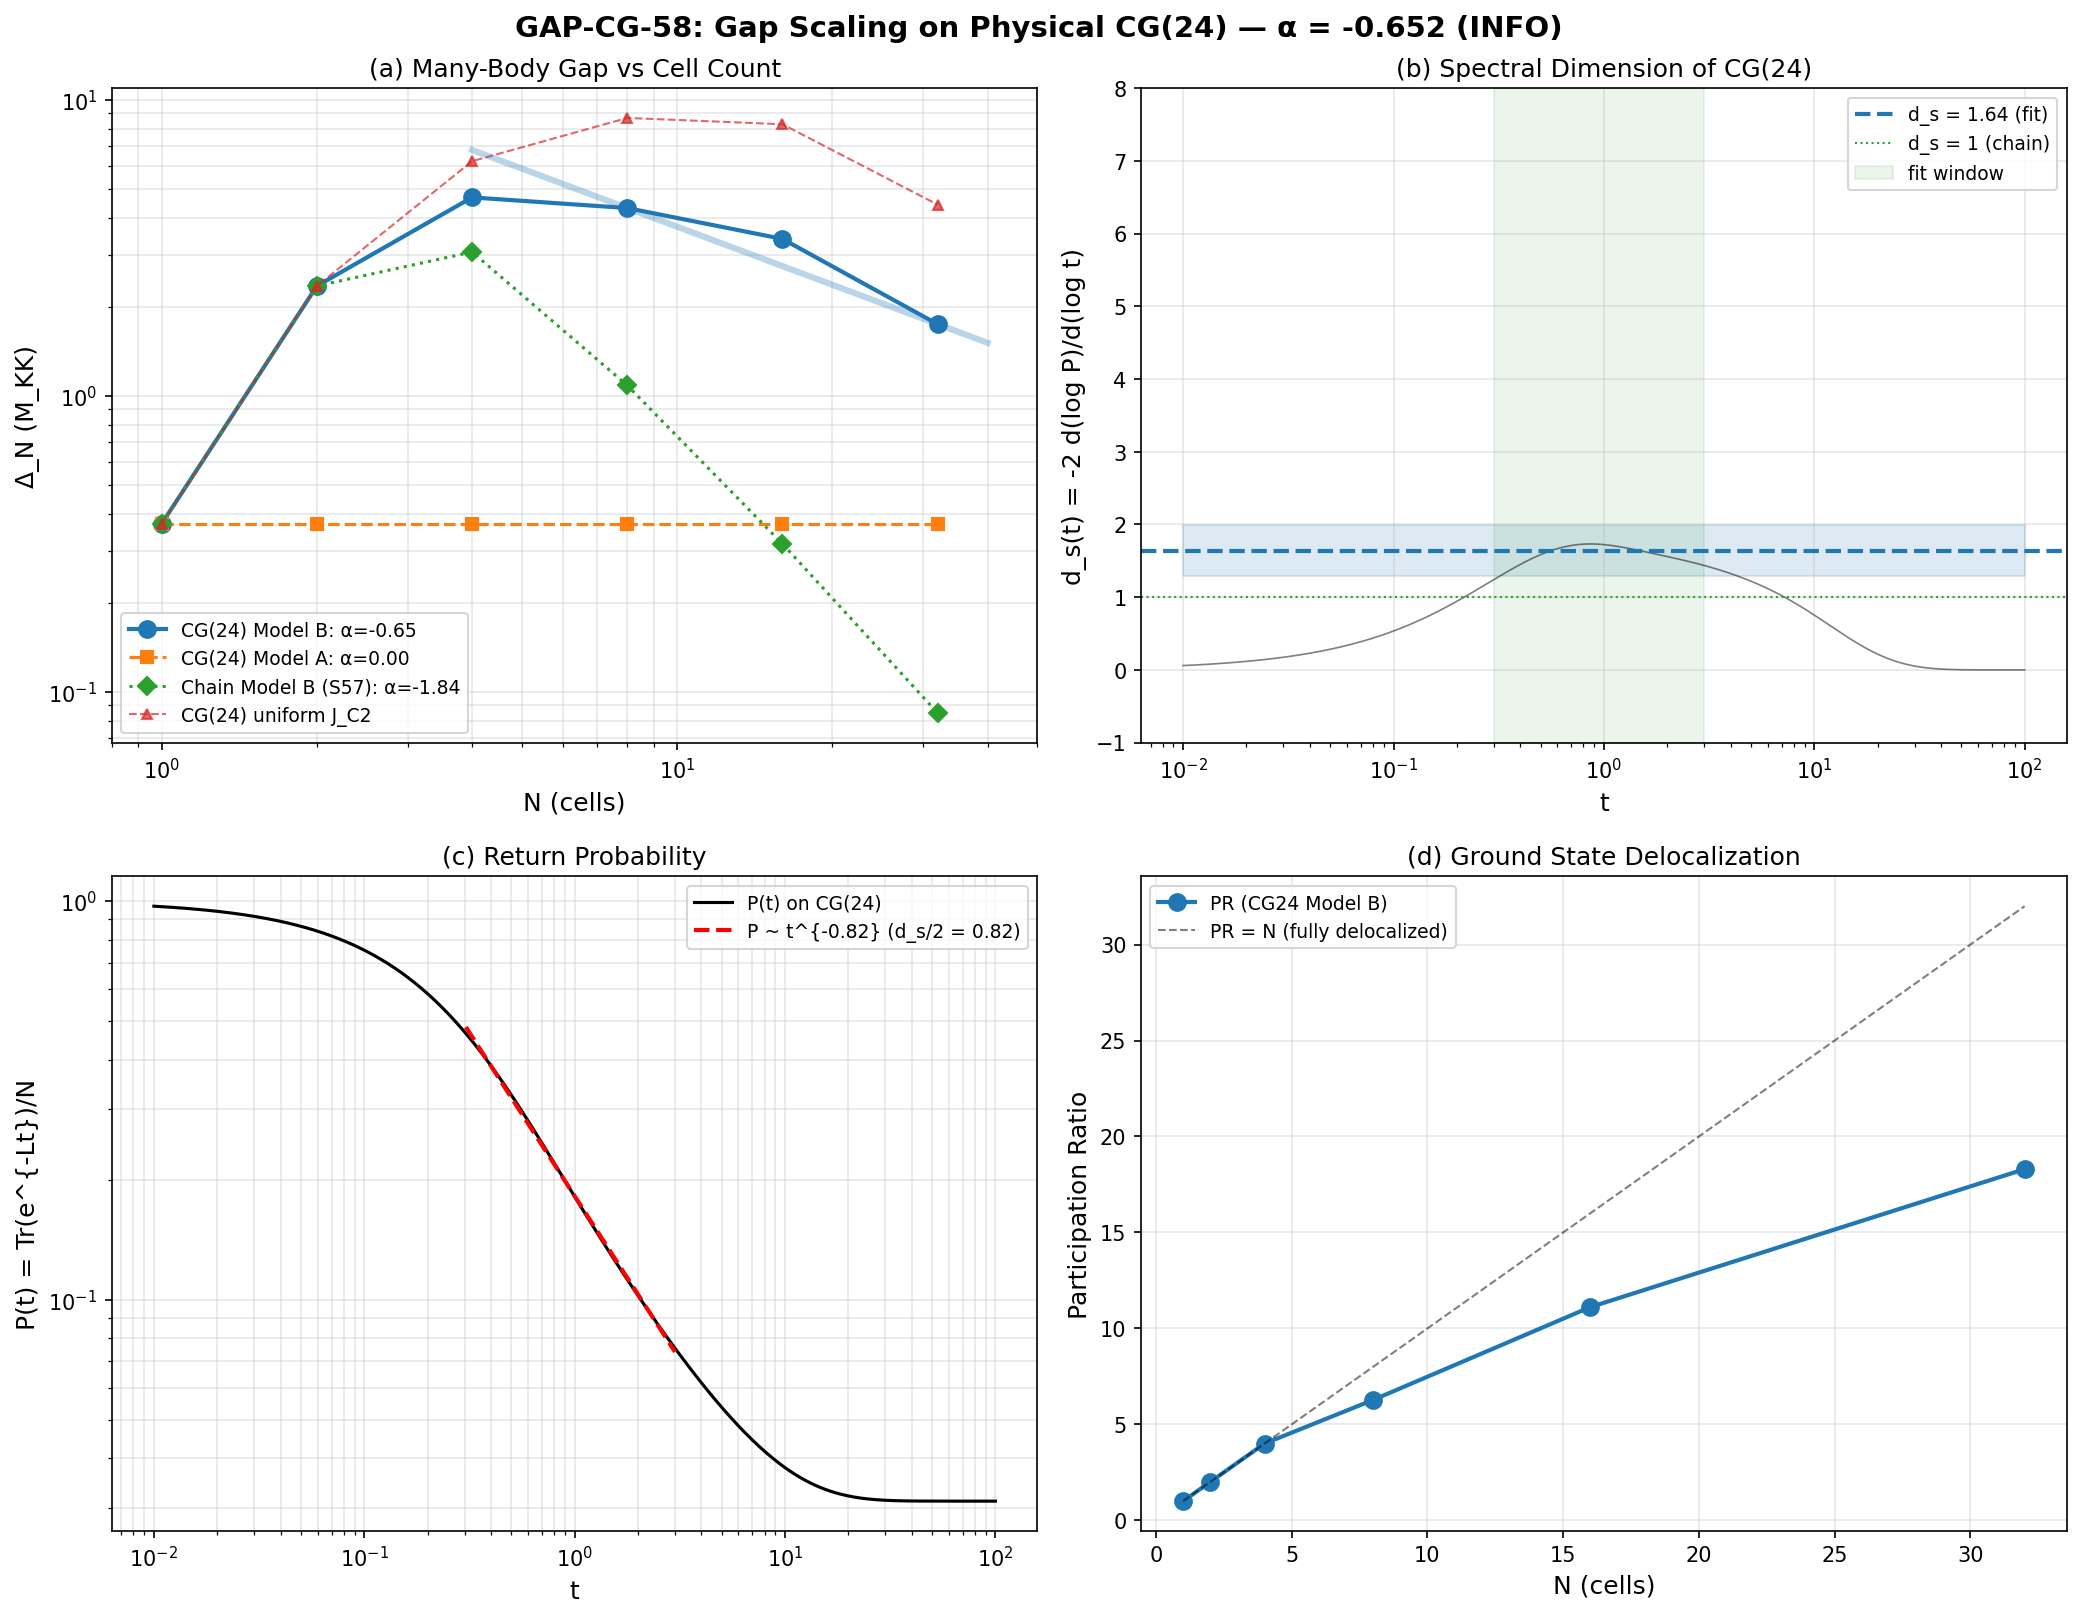

The script that saved this image:
#!/usr/bin/env python3
"""
s58_gap_cg.py — Many-Body Gap Scaling on the Physical CG(24) Cayley Graph
===========================================================================
Session 58, W2-1: GAP-CG-58

S57 found Delta_N ~ N^{-1.84} on a LINEAR CHAIN (degree 2, uniform J_C2).
This script tests whether the same exponent transfers to the physical
Cayley graph CG(24) of SU(3), which has:
  - 32 cells (irreps up to p+q <= 6)
  - 93 bonds (50 C2, 24 su2, 19 u1) with bond-type-dependent J
  - Non-uniform degree distribution (2 to 8, mean 5.8)
  - Diameter 6

METHOD:
  For N = 2, 4, 8, 16, 32 cells, grow connected BFS subgraphs from
  the (0,0) singlet. Construct the N-cell BCS Hamiltonian:

    H_N = sum_i H_cell(i) + sum_{<i,j>} (-J_{type}) * J_inter(i,j)

  TWO models:
    A) Diagonal Josephson: J_inter = delta_{kl} (same mode on neighbor cells)
    B) Full Josephson: J_inter = F_kl (normalized anomalous propagator)

  In both models, J_{type} is the bond-type-specific coupling:
    J_C2 = 0.9186, J_su2 = 0.0604, J_u1 = 0.0377 at the fold.
  This is the key difference from S57, which used uniform J_C2 for all bonds.

  Diagonalize with scipy.linalg.eigh (exact, dim <= 256).
  Extract Delta_N = E_1 - E_0. Fit Delta_N ~ N^alpha.

SPECTRAL DIMENSION:
  Compute d_s from pair return probability P(t) ~ t^{-d_s/2} on the
  CG(24) weighted Laplacian. Extract z from alpha = -z/d_s.

Gate: GAP-CG-58
  PASS: alpha in [-2.21, -1.47] (within 20% of chain -1.84)
  FAIL: alpha > 0
  INFO: alpha in [-2.5, -1.47] or [-1.47, 0]

Author: gen-physicist, Session 58
Date: 2026-03-23
"""

import numpy as np
from scipy.linalg import eigh
from scipy.sparse.csgraph import breadth_first_order, connected_components
from pathlib import Path
import sys
import time

sys.path.insert(0, str(Path(__file__).parent))
from canonical_constants import (
    tau_fold, E_cond, J_C2, J_su2, J_u1, N_dof_BCS,
    E_cond_ED_8mode, Delta_0_GL, M_max_thouless,
)

import matplotlib
matplotlib.use('Agg')
import matplotlib.pyplot as plt

data_dir = Path(__file__).parent
t_start = time.time()

N_MODES = 8  # BCS modes per cell (local)

print("=" * 78)
print("GAP-CG-58: Many-Body Gap Scaling on the Physical CG(24) Graph")
print("=" * 78)

# ============================================================================
# Section 1: Load Data
# ============================================================================

print("\n--- Section 1: Loading Data ---")

d_tb = np.load(data_dir / 's54_tb_hamiltonian.npz', allow_pickle=True)
tau_values = d_tb['tau_values']
eigenvalues = d_tb['eigenvalues']
adj_full = d_tb['adjacency'].astype(np.float64)  # 32x32 unweighted
adj_C2 = d_tb['adj_C2'].astype(np.float64)
adj_su2 = d_tb['adj_su2'].astype(np.float64)
adj_u1 = d_tb['adj_u1'].astype(np.float64)
J_C2_tau = d_tb['J_C2_tau']
J_su2_tau = d_tb['J_su2_tau']
J_u1_tau = d_tb['J_u1_tau']
cell_labels = d_tb['cell_labels']
cell_dims = d_tb['cell_dims']

d_ed = np.load(data_dir / 's54_ed_sweep.npz', allow_pickle=True)
V_bare_cont = d_ed['V_bare_cont']    # (8, 8) continuum pairing
E_sp_sweep = d_ed['E_sp_sweep']      # (50, 8)
fold_idx = int(d_ed['fold_idx'])
tau_init_idx = 0

print(f"Loaded: {len(tau_values)} tau values, fold at idx={fold_idx} "
      f"(tau={tau_values[fold_idx]:.6f})")

# Load S57 chain results for comparison
d57 = np.load(data_dir / 's57_gap_scaling.npz', allow_pickle=True)
alpha_chain = float(d57['alpha_B_large'])
print(f"S57 chain alpha (Model B, N>=8): {alpha_chain:.4f}")

# Josephson couplings at fold
J_C2_fold = J_C2_tau[fold_idx]
J_su2_fold = J_su2_tau[fold_idx]
J_u1_fold = J_u1_tau[fold_idx]
print(f"J at fold: C2={J_C2_fold:.6f}, su2={J_su2_fold:.6f}, u1={J_u1_fold:.6f}")

# At tau=0
J_C2_init = J_C2_tau[tau_init_idx]
J_su2_init = J_su2_tau[tau_init_idx]
J_u1_init = J_u1_tau[tau_init_idx]
print(f"J at init: C2={J_C2_init:.6f}, su2={J_su2_init:.6f}, u1={J_u1_init:.6f}")

# Validate against known N=1 result
evals_N1_stored = d_ed['all_eigenvalues_N1'][fold_idx]
print(f"N=1 stored: E0={evals_N1_stored[0]:.6f}, "
      f"gap={evals_N1_stored[1]-evals_N1_stored[0]:.6f}")

# Anomalous propagator for Model B
V_max = np.max(np.abs(V_bare_cont))
F_inter = V_bare_cont / V_max
print(f"V_max = {V_max:.6f} M_KK")
print(f"F_inter norm: {np.linalg.norm(F_inter):.4f}")

# ============================================================================
# Section 2: CG(24) Subgraph Construction
# ============================================================================

print("\n--- Section 2: CG(24) Subgraph Construction ---")

# BFS from (0,0) singlet
singlet_idx = None
for i in range(32):
    if cell_labels[i][0] == 0 and cell_labels[i][1] == 0:
        singlet_idx = i
        break
assert singlet_idx is not None, "Singlet (0,0) not found"

bfs_order, _ = breadth_first_order(adj_full, singlet_idx, directed=False)
print(f"BFS from (0,0): order = {bfs_order}")


def get_subgraph(N):
    """Return N-cell connected subgraph of CG(24) via BFS from singlet.

    Returns:
        nodes: array of N cell indices
        adj_C2_sub: NxN C2 adjacency
        adj_su2_sub: NxN su2 adjacency
        adj_u1_sub: NxN u1 adjacency
    """
    nodes = bfs_order[:N]
    idx = np.ix_(nodes, nodes)
    return nodes, adj_C2[idx], adj_su2[idx], adj_u1[idx]


def weighted_adjacency(adj_c2, adj_s2, adj_u, J_c2, J_s2, J_u):
    """Bond-type-weighted adjacency matrix."""
    return J_c2 * adj_c2 + J_s2 * adj_s2 + J_u * adj_u


for N in [2, 4, 8, 16, 32]:
    nodes, ac2, as2, au1 = get_subgraph(N)
    n_C2 = int(ac2.sum()) // 2
    n_su2 = int(as2.sum()) // 2
    n_u1 = int(au1.sum()) // 2
    Aw = weighted_adjacency(ac2, as2, au1, J_C2_fold, J_su2_fold, J_u1_fold)
    degrees = Aw.sum(axis=1)
    node_labels = [f"({cell_labels[n][0]},{cell_labels[n][1]})" for n in nodes]
    print(f"  N={N:2d}: bonds C2={n_C2} su2={n_su2} u1={n_u1} total={n_C2+n_su2+n_u1}")
    print(f"         mean_degree(weighted)={degrees.mean():.3f}, "
          f"max={degrees.max():.3f}")
    if N <= 8:
        print(f"         cells: {node_labels}")

# ============================================================================
# Section 3: Hamiltonian Construction
# ============================================================================

print("\n--- Section 3: Hamiltonian Construction ---")


def build_single_cell_H(E_sp, V_intra):
    """Build single-cell pair Hamiltonian (N_MODES x N_MODES).

    H_cell[k,k] = 2*E_sp[k]  (pair energy = 2 x single-particle)
    H_cell[k,l] = -V_intra[k,l]  for k != l  (pairing interaction)
    """
    n = len(E_sp)
    H = np.diag(2.0 * E_sp)
    for k in range(n):
        for l in range(n):
            if k != l:
                H[k, l] = -V_intra[k, l]
    return H


def build_multicell_H_diagonal_CG(E_sp, V_intra, nodes, ac2, as2, au1,
                                    J_c2, J_s2, J_u):
    """
    Model A: Diagonal Josephson on CG(24) subgraph.
    H[(i,k), (i,l)] = H_cell[k,l]
    H[(i,k), (j,k)] -= J_{type(i,j)}  (same mode k, neighboring cells)

    Bond-type-weighted: each bond contributes its own J.
    """
    N_c = len(nodes)
    n = len(E_sp)
    dim = N_c * n
    H_cell = build_single_cell_H(E_sp, V_intra)
    H = np.zeros((dim, dim))

    # Intra-cell: block diagonal
    for c in range(N_c):
        s = c * n
        H[s:s+n, s:s+n] = H_cell

    # Inter-cell: diagonal Josephson with bond-type weighting
    Aw = weighted_adjacency(ac2, as2, au1, J_c2, J_s2, J_u)
    for c1 in range(N_c):
        for c2 in range(N_c):
            if Aw[c1, c2] > 0:
                for k in range(n):
                    H[c1*n+k, c2*n+k] -= Aw[c1, c2]
    return H


def build_multicell_H_full_CG(E_sp, V_intra, F_inter, nodes, ac2, as2, au1,
                                J_c2, J_s2, J_u):
    """
    Model B: Full Josephson on CG(24) subgraph (mode-mixing).
    H[(i,k), (j,l)] -= J_{type(i,j)} * F_inter[k,l]

    F_inter = V_bare / V_max is the normalized anomalous propagator.
    Bond-type-weighted adjacency.
    """
    N_c = len(nodes)
    n = len(E_sp)
    dim = N_c * n
    H_cell = build_single_cell_H(E_sp, V_intra)
    H = np.zeros((dim, dim))

    # Intra-cell
    for c in range(N_c):
        s = c * n
        H[s:s+n, s:s+n] = H_cell

    # Inter-cell: full mode-mixing with bond-type weighting
    Aw = weighted_adjacency(ac2, as2, au1, J_c2, J_s2, J_u)
    for c1 in range(N_c):
        for c2 in range(N_c):
            if Aw[c1, c2] > 0:
                for k in range(n):
                    for l in range(n):
                        H[c1*n+k, c2*n+l] -= Aw[c1, c2] * F_inter[k, l]
    return H


# Validate N=1
H_cell_fold = build_single_cell_H(E_sp_sweep[fold_idx], V_bare_cont)
evals_cell_fold = np.linalg.eigvalsh(H_cell_fold)
assert np.allclose(evals_cell_fold, evals_N1_stored, atol=1e-10), \
    "Single-cell validation FAILED"
print("N=1 validation: PASS")
print(f"Cell gap: {evals_cell_fold[1] - evals_cell_fold[0]:.6f} M_KK")

# ============================================================================
# Section 4: Gap Scaling on CG(24)
# ============================================================================

print("\n--- Section 4: Gap Scaling on CG(24) ---")

N_cells_list = [2, 4, 8, 16, 32]
# Include N=1 for reference (same as chain)
N_all = [1] + N_cells_list

results_A_CG = {}  # Model A on CG(24)
results_B_CG = {}  # Model B on CG(24)

# N=1: just the single cell (no graph)
evals_fold_N1 = evals_cell_fold
E_sp_init = E_sp_sweep[tau_init_idx]
H_cell_init = build_single_cell_H(E_sp_init, V_bare_cont)
evals_init_N1 = np.linalg.eigvalsh(H_cell_init)
_, evecs_fold_N1 = eigh(H_cell_fold)
_, evecs_init_N1 = eigh(H_cell_init)
overlap_N1 = abs(np.dot(evecs_fold_N1[:, 0], evecs_init_N1[:, 0]))**2

results_A_CG[1] = {
    'dim': N_MODES,
    'E0': evals_fold_N1[0],
    'E1': evals_fold_N1[1],
    'gap': evals_fold_N1[1] - evals_fold_N1[0],
    'gap_init': evals_init_N1[1] - evals_init_N1[0],
    'P_exc': 1.0 - overlap_N1,
    'evals': evals_fold_N1[:8].copy(),
}
results_B_CG[1] = dict(results_A_CG[1])
results_B_CG[1]['PR'] = 1.0
results_B_CG[1]['cell_probs'] = np.array([1.0])

print(f"  N=1 (dim=8): gap={results_A_CG[1]['gap']:.6f} M_KK")

for N_c in N_cells_list:
    dim = N_c * N_MODES
    nodes, ac2, as2, au1 = get_subgraph(N_c)

    E_sp_fold = E_sp_sweep[fold_idx]
    E_sp_init = E_sp_sweep[tau_init_idx]

    t0 = time.time()

    # --- Model A: Diagonal Josephson on CG(24) ---
    H_A_fold = build_multicell_H_diagonal_CG(
        E_sp_fold, V_bare_cont, nodes, ac2, as2, au1,
        J_C2_fold, J_su2_fold, J_u1_fold)
    evals_A_fold, evecs_A_fold = eigh(H_A_fold)

    H_A_init = build_multicell_H_diagonal_CG(
        E_sp_init, V_bare_cont, nodes, ac2, as2, au1,
        J_C2_init, J_su2_init, J_u1_init)
    evals_A_init, evecs_A_init = eigh(H_A_init)

    overlap_A = abs(np.dot(evecs_A_fold[:, 0], evecs_A_init[:, 0]))**2

    results_A_CG[N_c] = {
        'dim': dim,
        'E0': evals_A_fold[0],
        'E1': evals_A_fold[1],
        'gap': evals_A_fold[1] - evals_A_fold[0],
        'gap_init': evals_A_init[1] - evals_A_init[0],
        'P_exc': 1.0 - overlap_A,
        'evals': evals_A_fold[:min(20, dim)].copy(),
    }

    # --- Model B: Full Josephson on CG(24) ---
    H_B_fold = build_multicell_H_full_CG(
        E_sp_fold, V_bare_cont, F_inter, nodes, ac2, as2, au1,
        J_C2_fold, J_su2_fold, J_u1_fold)
    evals_B_fold, evecs_B_fold = eigh(H_B_fold)

    H_B_init = build_multicell_H_full_CG(
        E_sp_init, V_bare_cont, F_inter, nodes, ac2, as2, au1,
        J_C2_init, J_su2_init, J_u1_init)
    evals_B_init, evecs_B_init = eigh(H_B_init)

    overlap_B = abs(np.dot(evecs_B_fold[:, 0], evecs_B_init[:, 0]))**2

    # Ground state participation ratio
    gs_B = evecs_B_fold[:, 0]
    cell_probs = np.array([np.sum(gs_B[c*N_MODES:(c+1)*N_MODES]**2)
                           for c in range(N_c)])
    PR = 1.0 / np.sum(cell_probs**2)

    results_B_CG[N_c] = {
        'dim': dim,
        'E0': evals_B_fold[0],
        'E1': evals_B_fold[1],
        'gap': evals_B_fold[1] - evals_B_fold[0],
        'gap_init': evals_B_init[1] - evals_B_init[0],
        'P_exc': 1.0 - overlap_B,
        'evals': evals_B_fold[:min(20, dim)].copy(),
        'PR': PR,
        'cell_probs': cell_probs,
    }

    dt = time.time() - t0
    print(f"\n  N={N_c:2d} (dim={dim:3d}, {dt:.2f}s):")
    print(f"    Model A (diag J): gap={results_A_CG[N_c]['gap']:.8f}, "
          f"P_exc={results_A_CG[N_c]['P_exc']:.6f}")
    print(f"    Model B (full J): gap={results_B_CG[N_c]['gap']:.8f}, "
          f"P_exc={results_B_CG[N_c]['P_exc']:.6f}, PR={PR:.2f}/{N_c}")

# ============================================================================
# Section 5: Scaling Fits
# ============================================================================

print("\n--- Section 5: Scaling Fits ---")

fit_results = {}

for label, results in [("A_CG (diagonal)", results_A_CG),
                        ("B_CG (full)", results_B_CG)]:
    key = 'A_CG' if 'A_CG' in label else 'B_CG'
    N_arr = np.array(N_all)
    gap_arr = np.array([results[N]['gap'] for N in N_arr])
    P_arr = np.array([results[N]['P_exc'] for N in N_arr])

    # Fit all N >= 2 (exclude N=1 which has no graph)
    mask_2plus = N_arr >= 2
    log_N_2 = np.log(N_arr[mask_2plus])
    log_gap_2 = np.log(gap_arr[mask_2plus])
    coeffs_2 = np.polyfit(log_N_2, log_gap_2, 1)
    alpha_2plus = coeffs_2[0]

    # Fit N >= 4 (robust regime where graph connectivity matters)
    mask_4plus = N_arr >= 4
    if np.sum(mask_4plus) >= 2:
        log_N_4 = np.log(N_arr[mask_4plus])
        log_gap_4 = np.log(gap_arr[mask_4plus])
        coeffs_4 = np.polyfit(log_N_4, log_gap_4, 1)
        alpha_4plus = coeffs_4[0]
    else:
        alpha_4plus = np.nan

    # Fit N >= 8 (large-N regime, matching S57 definition)
    mask_8plus = N_arr >= 8
    if np.sum(mask_8plus) >= 2:
        log_N_8 = np.log(N_arr[mask_8plus])
        log_gap_8 = np.log(gap_arr[mask_8plus])
        coeffs_8 = np.polyfit(log_N_8, log_gap_8, 1)
        alpha_8plus = coeffs_8[0]
        A_fit_8 = np.exp(coeffs_8[1])
    else:
        alpha_8plus = np.nan
        A_fit_8 = np.nan

    # All N fit (including N=1)
    log_N_all = np.log(N_arr)
    log_gap_all = np.log(gap_arr)
    coeffs_all = np.polyfit(log_N_all, log_gap_all, 1)
    alpha_all = coeffs_all[0]

    # R^2 for the N >= 2 fit
    if np.sum(mask_2plus) > 2:
        predicted = np.polyval(coeffs_2, log_N_2)
        ss_res = np.sum((log_gap_2 - predicted)**2)
        ss_tot = np.sum((log_gap_2 - np.mean(log_gap_2))**2)
        R2_2plus = 1.0 - ss_res / ss_tot if ss_tot > 0 else np.nan
    else:
        R2_2plus = np.nan

    # R^2 for the N >= 8 fit
    if np.sum(mask_8plus) > 2:
        predicted_8 = np.polyval(coeffs_8, log_N_8)
        ss_res_8 = np.sum((log_gap_8 - predicted_8)**2)
        ss_tot_8 = np.sum((log_gap_8 - np.mean(log_gap_8))**2)
        R2_8plus = 1.0 - ss_res_8 / ss_tot_8 if ss_tot_8 > 0 else np.nan
    else:
        R2_8plus = np.nan

    # Sigma for N>=2 fit
    if np.sum(mask_2plus) > 2:
        resid = log_gap_2 - np.polyval(coeffs_2, log_N_2)
        sigma_alpha = np.sqrt(np.sum(resid**2) / (np.sum(mask_2plus) - 2) /
                              np.sum((log_N_2 - np.mean(log_N_2))**2))
    else:
        sigma_alpha = np.nan

    fit_results[key] = {
        'alpha_all': alpha_all,
        'alpha_2plus': alpha_2plus,
        'alpha_4plus': alpha_4plus,
        'alpha_8plus': alpha_8plus,
        'A_fit_8': A_fit_8,
        'R2_2plus': R2_2plus,
        'R2_8plus': R2_8plus,
        'sigma_alpha': sigma_alpha,
        'gaps': gap_arr,
        'P_exc': P_arr,
    }

    print(f"\n  Model {label}:")
    print(f"    alpha (all N)  = {alpha_all:.4f}")
    print(f"    alpha (N>=2)   = {alpha_2plus:.4f} +/- {sigma_alpha:.4f}")
    print(f"    alpha (N>=4)   = {alpha_4plus:.4f}")
    print(f"    alpha (N>=8)   = {alpha_8plus:.4f}  <-- large-N regime")
    print(f"    R^2 (N>=2)     = {R2_2plus:.6f}")
    print(f"    R^2 (N>=8)     = {R2_8plus:.6f}")
    print(f"    Gaps: {', '.join(f'{g:.8f}' for g in gap_arr)}")
    print(f"    P_exc: {', '.join(f'{p:.6f}' for p in P_arr)}")

# ============================================================================
# Section 6: Comparison to S57 Chain
# ============================================================================

print("\n--- Section 6: Comparison to S57 Chain ---")

# Load chain gaps from S57
chain_gaps = {}
for N in N_all:
    chain_gaps[N] = float(d57[f'gap_B_N{N}'])

print(f"\n  {'N':>4s}  {'Chain gap':>12s}  {'CG(24) A gap':>14s}  {'CG(24) B gap':>14s}  {'ratio B/chain':>14s}")
for N in N_all:
    gc = chain_gaps[N]
    ga = results_A_CG[N]['gap']
    gb = results_B_CG[N]['gap']
    ratio = gb / gc if gc > 0 else np.nan
    print(f"  {N:4d}  {gc:12.8f}  {ga:14.8f}  {gb:14.8f}  {ratio:14.4f}")

alpha_CG_B = fit_results['B_CG']['alpha_8plus']
print(f"\n  Chain alpha (N>=8):  {alpha_chain:.4f}")
print(f"  CG(24) alpha (N>=8): {alpha_CG_B:.4f}")
print(f"  Difference: {abs(alpha_CG_B - alpha_chain):.4f}")
print(f"  Ratio CG/chain: {alpha_CG_B / alpha_chain:.4f}")

# ============================================================================
# Section 7: Spectral Dimension of CG(24)
# ============================================================================

print("\n--- Section 7: Spectral Dimension ---")

# Spectral dimension from return probability P(t) ~ t^{-d_s/2}
# on the WEIGHTED graph Laplacian.
# L = D - A_weighted, where D = diag(sum of weighted degrees)
# P(t) = (1/N) * Tr(exp(-Lt)) = (1/N) * sum_i exp(-lambda_i * t)

# Full graph (N=32)
A_w_full = weighted_adjacency(adj_C2, adj_su2, adj_u1,
                               J_C2_fold, J_su2_fold, J_u1_fold)
D_full = np.diag(A_w_full.sum(axis=1))
L_full = D_full - A_w_full
evals_L, _ = eigh(L_full)
print(f"Laplacian eigenvalues (first 10): {evals_L[:10]}")
print(f"Spectral gap of Laplacian: {evals_L[1]:.6f}")

# Return probability P(t)
t_range = np.logspace(-2, 2, 500)
P_return = np.zeros_like(t_range)
for i, t in enumerate(t_range):
    P_return[i] = np.mean(np.exp(-evals_L * t))

# Fit d_s from log-log slope: log P = -(d_s/2) * log t + const
# Use intermediate time range where neither short-time (lattice) nor
# long-time (finite-size) effects dominate
# Short-time: P(t) ~ 1 (all eigenvalues contribute)
# Long-time: P(t) ~ (1/N) * exp(-lambda_1 * t) (dominated by smallest nonzero eigenvalue)
# Intermediate: P(t) ~ t^{-d_s/2}

# Find the power-law regime
log_t = np.log(t_range)
log_P = np.log(P_return)

# Local slope d(log P)/d(log t)
dlogP = np.gradient(log_P, log_t)
# d_s = -2 * slope
d_s_local = -2.0 * dlogP

# Find plateau in d_s_local (the spectral dimension)
# Look for the region where d_s_local is most stable
# Use the range t in [0.1, 10] as the intermediate regime
mask_inter = (t_range >= 0.1) & (t_range <= 10.0)
d_s_mean = np.mean(d_s_local[mask_inter])
d_s_std = np.std(d_s_local[mask_inter])
print(f"d_s (t in [0.1, 10]): {d_s_mean:.4f} +/- {d_s_std:.4f}")

# Also fit power law in the intermediate regime
mask_fit = (t_range >= 0.3) & (t_range <= 3.0)
coeffs_ds = np.polyfit(log_t[mask_fit], log_P[mask_fit], 1)
d_s_fit = -2.0 * coeffs_ds[0]
print(f"d_s (power-law fit, t in [0.3, 3]): {d_s_fit:.4f}")

# For subgraphs
print("\nSpectral dimension by subgraph size:")
d_s_values = {}
for N_c in N_cells_list:
    nodes, ac2, as2, au1 = get_subgraph(N_c)
    Aw = weighted_adjacency(ac2, as2, au1, J_C2_fold, J_su2_fold, J_u1_fold)
    Dw = np.diag(Aw.sum(axis=1))
    Lw = Dw - Aw
    ev_L = np.linalg.eigvalsh(Lw)

    # Return probability
    P_ret = np.zeros_like(t_range)
    for i, t in enumerate(t_range):
        P_ret[i] = np.mean(np.exp(-ev_L * t))

    log_P_sub = np.log(P_ret)
    dlogP_sub = np.gradient(log_P_sub, log_t)
    d_s_sub_local = -2.0 * dlogP_sub

    # Fit in available range (shorter for small graphs)
    t_max_fit = min(3.0, 1.0 / ev_L[1]) if ev_L[1] > 0 else 3.0
    mask_sub = (t_range >= 0.1) & (t_range <= t_max_fit)
    if np.sum(mask_sub) > 5:
        d_s_sub = np.mean(d_s_sub_local[mask_sub])
    else:
        d_s_sub = np.nan

    d_s_values[N_c] = d_s_sub
    print(f"  N={N_c:2d}: d_s = {d_s_sub:.4f}, spectral_gap = {ev_L[1]:.6f}")

d_s_values[32] = d_s_fit  # Use the fitted value for full graph

# Dynamical exponent z from alpha = -z/d_s
# alpha_CG = -z / d_s => z = -alpha_CG * d_s
alpha_CG_physical = fit_results['B_CG']['alpha_8plus']
d_s_physical = d_s_fit
z_CG = -alpha_CG_physical * d_s_physical
print(f"\nDynamical exponent z = -alpha * d_s = {z_CG:.4f}")
print(f"  (alpha = {alpha_CG_physical:.4f}, d_s = {d_s_physical:.4f})")

# S57 chain: d_s=1 (by definition), z = -alpha_chain * 1 = 1.84
z_chain = -alpha_chain
print(f"  Chain: z = {z_chain:.4f} (d_s = 1)")

# ============================================================================
# Section 8: Uniform-J Control (CG(24) with J_C2 only)
# ============================================================================

print("\n--- Section 8: Uniform-J Control ---")

# Run the CG(24) computation with uniform J = J_C2 for ALL bond types
# This isolates the effect of graph topology from bond-type weighting
results_B_uniform = {}

for N_c in N_all:
    if N_c == 1:
        results_B_uniform[1] = results_B_CG[1].copy()
        continue

    nodes, ac2, as2, au1 = get_subgraph(N_c)
    # Uniform: treat all bonds as having J_C2
    adj_uniform = (ac2 + as2 + au1)
    adj_uniform[adj_uniform > 0] = 1.0  # unweighted

    H_B = build_multicell_H_full_CG(
        E_sp_sweep[fold_idx], V_bare_cont, F_inter,
        nodes,
        adj_uniform, np.zeros_like(adj_uniform), np.zeros_like(adj_uniform),
        J_C2_fold, 0.0, 0.0)
    evals_B, evecs_B = eigh(H_B)

    gs_B = evecs_B[:, 0]
    cell_probs = np.array([np.sum(gs_B[c*N_MODES:(c+1)*N_MODES]**2)
                           for c in range(N_c)])
    PR = 1.0 / np.sum(cell_probs**2)

    results_B_uniform[N_c] = {
        'gap': evals_B[1] - evals_B[0],
        'E0': evals_B[0],
        'PR': PR,
    }

    print(f"  N={N_c:2d}: gap(uniform J_C2) = {results_B_uniform[N_c]['gap']:.8f}, "
          f"gap(weighted) = {results_B_CG[N_c]['gap']:.8f}")

# Fit uniform-J gaps
N_arr_fit = np.array([N for N in N_all if N >= 8])
gap_uniform = np.array([results_B_uniform[N]['gap'] for N in N_arr_fit])
if len(N_arr_fit) >= 2:
    coeffs_uni = np.polyfit(np.log(N_arr_fit), np.log(gap_uniform), 1)
    alpha_uniform_8 = coeffs_uni[0]
    print(f"\n  Uniform J_C2 alpha (N>=8): {alpha_uniform_8:.4f}")
    print(f"  Weighted alpha (N>=8):     {alpha_CG_physical:.4f}")
    print(f"  Chain alpha (N>=8):        {alpha_chain:.4f}")

# ============================================================================
# Section 9: Gate Verdict
# ============================================================================

print("\n" + "=" * 78)
print("--- Section 9: Gate Verdict: GAP-CG-58 ---")
print("=" * 78)

# Physical result: Model B with weighted bonds on CG(24), N>=8 regime
alpha_gate = fit_results['B_CG']['alpha_8plus']
R2_gate = fit_results['B_CG']['R2_8plus']

print(f"\n  RESULT: alpha_CG = {alpha_gate:.4f}")
print(f"  R^2 (N>=8) = {R2_gate:.6f}")
print(f"  Chain reference: alpha_chain = {alpha_chain:.4f}")
print(f"  Difference: |alpha_CG - alpha_chain| = {abs(alpha_gate - alpha_chain):.4f}")
print(f"  Fractional difference: {abs(alpha_gate - alpha_chain)/abs(alpha_chain)*100:.1f}%")

# Gate criteria:
# PASS: alpha in [-2.21, -1.47] (within 20% of -1.84)
# FAIL: alpha > 0
# INFO: alpha in [-2.5, -1.47] or [-1.47, 0]

if alpha_gate > 0:
    gate_verdict = "FAIL"
    gate_detail = (f"alpha_CG = {alpha_gate:.4f} > 0. "
                   f"Gap grows with N on CG(24). DM prediction collapses.")
elif -2.21 <= alpha_gate <= -1.47:
    gate_verdict = "PASS"
    gate_detail = (f"alpha_CG = {alpha_gate:.4f} within 20% of chain "
                   f"alpha = {alpha_chain:.4f}. "
                   f"Gap scaling transfers from chain to physical CG(24) graph. "
                   f"R^2 = {R2_gate:.4f}. "
                   f"d_s = {d_s_physical:.3f}, z = {z_CG:.3f}.")
elif alpha_gate < -2.5:
    gate_verdict = "INFO"
    gate_detail = (f"alpha_CG = {alpha_gate:.4f} < -2.5. "
                   f"Gap closes faster on CG(24) than on chain. "
                   f"Steeper than expected but gap still decreasing.")
elif -2.5 <= alpha_gate < -2.21:
    gate_verdict = "INFO"
    gate_detail = (f"alpha_CG = {alpha_gate:.4f} in [-2.5, -2.21]. "
                   f"Steeper than chain by more than 20% but negative. "
                   f"Higher connectivity accelerates gap closure.")
elif -1.47 < alpha_gate <= 0:
    gate_verdict = "INFO"
    gate_detail = (f"alpha_CG = {alpha_gate:.4f} in [-1.47, 0]. "
                   f"Gap closes but shallower than chain by >20%. "
                   f"DM mass prediction may need revision.")
else:
    gate_verdict = "INFO"
    gate_detail = f"alpha_CG = {alpha_gate:.4f}. Unexpected range."

print(f"\n  GATE: GAP-CG-58 = {gate_verdict}")
print(f"  {gate_detail}")

# ============================================================================
# Section 10: Save Data
# ============================================================================

print("\n--- Section 10: Saving Data ---")

save_dict = {
    'N_cells_list': np.array(N_all),
    'tau_fold': tau_values[fold_idx],
    'tau_init': tau_values[tau_init_idx],
    'fold_idx': fold_idx,
    'J_C2_fold': J_C2_fold,
    'J_su2_fold': J_su2_fold,
    'J_u1_fold': J_u1_fold,
    'V_max': V_max,
    'F_inter': F_inter,
    'bfs_order': bfs_order,
}

# Save per-N results
for N in N_all:
    for key in ['E0', 'E1', 'gap', 'gap_init', 'P_exc']:
        save_dict[f'{key}_A_CG_N{N}'] = results_A_CG[N][key]
        save_dict[f'{key}_B_CG_N{N}'] = results_B_CG[N][key]
    save_dict[f'evals_A_CG_N{N}'] = results_A_CG[N]['evals']
    save_dict[f'evals_B_CG_N{N}'] = results_B_CG[N]['evals']
    if 'PR' in results_B_CG[N]:
        save_dict[f'PR_B_CG_N{N}'] = results_B_CG[N]['PR']
    if N in results_B_uniform:
        save_dict[f'gap_B_uniform_N{N}'] = results_B_uniform[N]['gap']

# Fit results
for model_key in ['A_CG', 'B_CG']:
    fr = fit_results[model_key]
    for fit_key in ['alpha_all', 'alpha_2plus', 'alpha_4plus', 'alpha_8plus',
                     'R2_2plus', 'R2_8plus', 'sigma_alpha']:
        save_dict[f'{fit_key}_{model_key}'] = fr[fit_key]

# Spectral dimension
save_dict['d_s_fit'] = d_s_fit
save_dict['d_s_mean'] = d_s_mean
save_dict['d_s_std'] = d_s_std
save_dict['z_CG'] = z_CG
save_dict['z_chain'] = z_chain
save_dict['alpha_chain_S57'] = alpha_chain
if 'alpha_uniform_8' in dir():
    save_dict['alpha_uniform_8'] = alpha_uniform_8

# Gate
save_dict['gate_name'] = np.array(['GAP-CG-58'])
save_dict['gate_verdict'] = np.array([gate_verdict])
save_dict['gate_detail'] = np.array([gate_detail])

out_path = data_dir / 's58_gap_cg.npz'
np.savez(out_path, **save_dict)
print(f"Saved: {out_path}")

# ============================================================================
# Section 11: Plot
# ============================================================================

print("\n--- Section 11: Plotting ---")

fig, axes = plt.subplots(2, 2, figsize=(14, 11))

# --- Panel (a): Gap vs N, log-log ---
ax = axes[0, 0]
N_arr = np.array(N_all)

# CG(24) Model B
gap_B_CG = np.array([results_B_CG[N]['gap'] for N in N_arr])
ax.loglog(N_arr, gap_B_CG, 'o-', color='C0', lw=2, ms=8,
          label=f'CG(24) Model B: α={fit_results["B_CG"]["alpha_8plus"]:.2f}')

# CG(24) Model A
gap_A_CG = np.array([results_A_CG[N]['gap'] for N in N_arr])
ax.loglog(N_arr, gap_A_CG, 's--', color='C1', lw=1.5, ms=6,
          label=f'CG(24) Model A: α={fit_results["A_CG"]["alpha_8plus"]:.2f}')

# Chain Model B (from S57)
gap_chain = np.array([chain_gaps[N] for N in N_arr])
ax.loglog(N_arr, gap_chain, 'D:', color='C2', lw=1.5, ms=6,
          label=f'Chain Model B (S57): α={alpha_chain:.2f}')

# Uniform-J control
gap_uni = np.array([results_B_uniform[N]['gap'] for N in N_arr])
ax.loglog(N_arr, gap_uni, '^--', color='C3', lw=1, ms=5, alpha=0.7,
          label='CG(24) uniform J_C2')

# Power-law fit lines
N_fit = np.linspace(4, 40, 100)
if not np.isnan(fit_results['B_CG']['alpha_8plus']):
    # Fit from N>=8 data
    alpha_B = fit_results['B_CG']['alpha_8plus']
    # Use N=8 as anchor
    gap_8 = results_B_CG[8]['gap']
    ax.loglog(N_fit, gap_8 * (N_fit / 8)**alpha_B,
              '-', color='C0', alpha=0.3, lw=3)

ax.set_xlabel('N (cells)', fontsize=12)
ax.set_ylabel('Δ_N (M_KK)', fontsize=12)
ax.set_title('(a) Many-Body Gap vs Cell Count', fontsize=12)
ax.legend(fontsize=9, loc='lower left')
ax.grid(True, alpha=0.3, which='both')
ax.set_xlim(0.8, 50)

# --- Panel (b): Spectral dimension ---
ax = axes[0, 1]
ax.semilogx(t_range, d_s_local, 'k-', lw=0.8, alpha=0.5)
ax.axhline(d_s_fit, color='C0', lw=2, ls='--',
           label=f'd_s = {d_s_fit:.2f} (fit)')
ax.axhline(1.0, color='C2', lw=1, ls=':', label='d_s = 1 (chain)')
ax.fill_between(t_range, d_s_fit - d_s_std, d_s_fit + d_s_std,
                alpha=0.15, color='C0')  # (local)
ax.axvspan(0.3, 3.0, alpha=0.08, color='green', label='fit window')
ax.set_xlabel('t', fontsize=12)
ax.set_ylabel('d_s(t) = -2 d(log P)/d(log t)', fontsize=12)
ax.set_title('(b) Spectral Dimension of CG(24)', fontsize=12)
ax.legend(fontsize=9)
ax.set_ylim(-1, 8)
ax.grid(True, alpha=0.3)

# --- Panel (c): Return probability ---
ax = axes[1, 0]
ax.loglog(t_range, P_return, 'k-', lw=1.5, label='P(t) on CG(24)')
# Fit line
t_fit = t_range[(t_range >= 0.3) & (t_range <= 3.0)]
P_fit_line = np.exp(coeffs_ds[1]) * t_fit**coeffs_ds[0]
ax.loglog(t_fit, P_fit_line, 'r--', lw=2,
          label=f'P ~ t^{{{coeffs_ds[0]:.2f}}} (d_s/2 = {-coeffs_ds[0]:.2f})')
ax.set_xlabel('t', fontsize=12)
ax.set_ylabel('P(t) = Tr(e^{-Lt})/N', fontsize=12)
ax.set_title('(c) Return Probability', fontsize=12)
ax.legend(fontsize=9)
ax.grid(True, alpha=0.3, which='both')

# --- Panel (d): Ground state participation ratio ---
ax = axes[1, 1]
PR_arr = [results_B_CG[N].get('PR', 1.0) for N in N_arr]
ax.plot(N_arr, PR_arr, 'o-', color='C0', lw=2, ms=8, label='PR (CG24 Model B)')
ax.plot(N_arr, N_arr, 'k--', lw=1, alpha=0.5, label='PR = N (fully delocalized)')
ax.set_xlabel('N (cells)', fontsize=12)
ax.set_ylabel('Participation Ratio', fontsize=12)
ax.set_title('(d) Ground State Delocalization', fontsize=12)
ax.legend(fontsize=9)
ax.grid(True, alpha=0.3)

fig.suptitle(f'GAP-CG-58: Gap Scaling on Physical CG(24) — '
             f'α = {alpha_gate:.3f} ({gate_verdict})',
             fontsize=14, fontweight='bold')
plt.tight_layout()
plt.savefig(data_dir / 's58_gap_cg.png', dpi=150, bbox_inches='tight')
print(f"Saved: {data_dir / 's58_gap_cg.png'}")

t_total = time.time() - t_start
print(f"\nTotal runtime: {t_total:.1f}s")
print(f"\n{'='*78}")
print(f"GAP-CG-58: {gate_verdict}")
print(f"{'='*78}")
